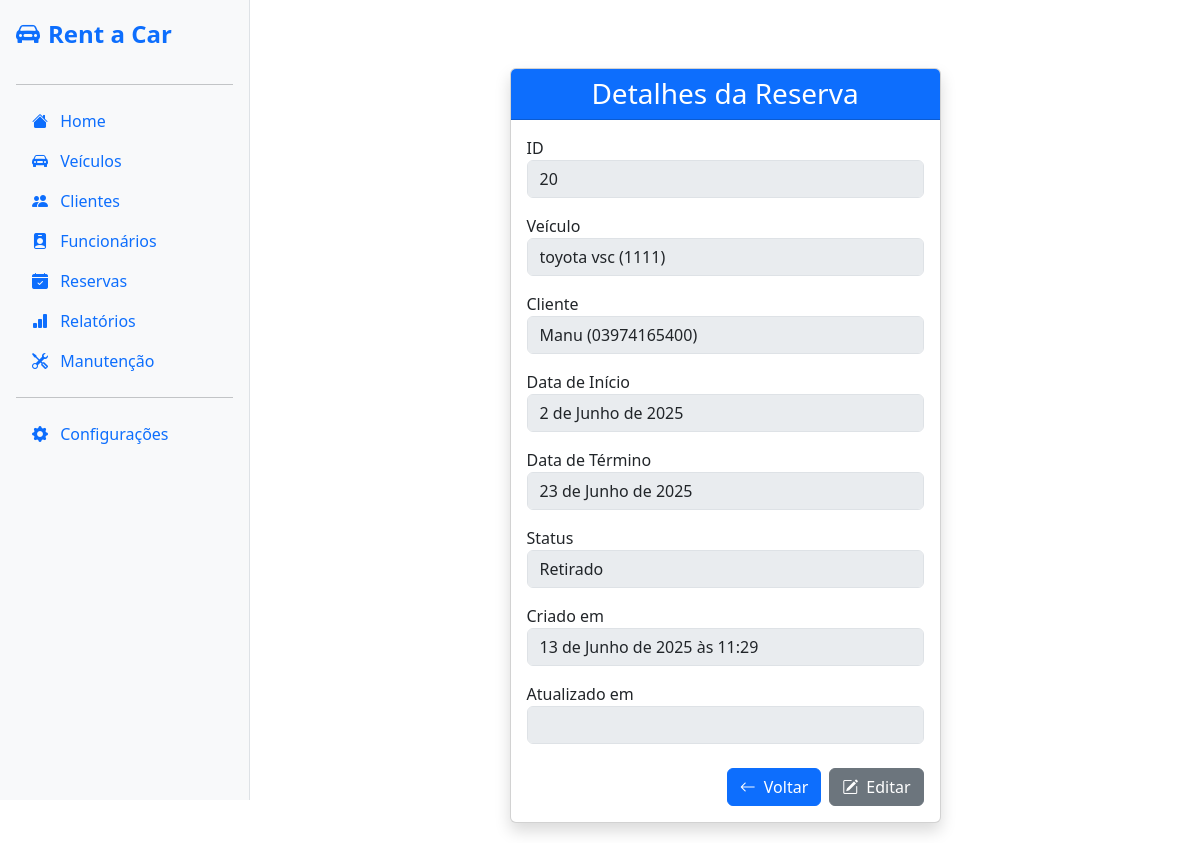
The app's page /reservation/20/, older data.
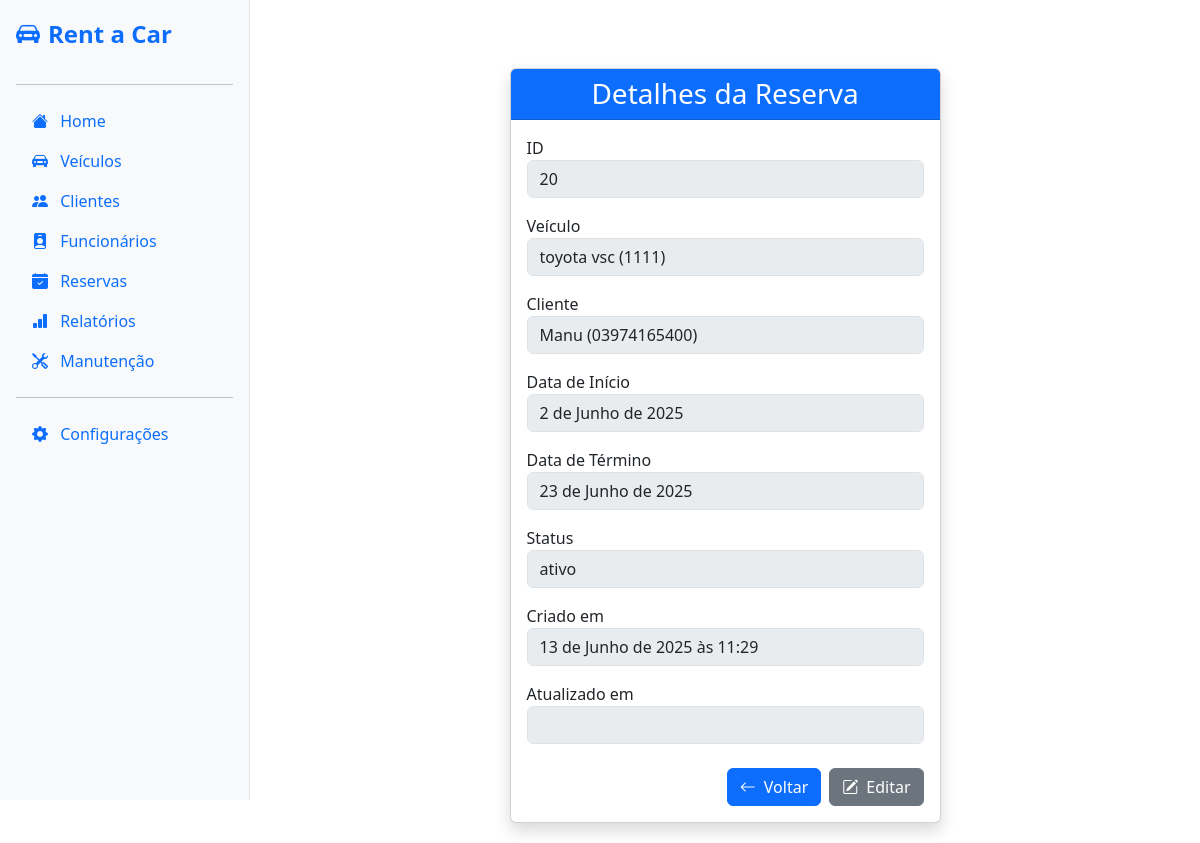
The same page, newer data.
### reservation/models.py (models this page shows)
class Reservation(models.Model):
    STATUS_CHOICES = [
        ('active', 'Ativo'),
        ('returned', 'Retornado'),
        ('canceled', 'Cancelado'),
        ('picked_up', 'Retirado'),
    ]
    status = models.CharField(
        max_length=20,
        choices=STATUS_CHOICES,
    )
    start_date = models.DateField()
    end_date = models.DateField()
    created_at = models.DateTimeField(auto_now_add=True)
    vehicle = models.ForeignKey(
        'vehicles.Vehicle',
        on_delete=models.PROTECT,
    )
    client = models.ForeignKey(
        'client.Client',
        on_delete=models.PROTECT,
    )
    pickup_mileage = models.IntegerField(null=True, blank=True)
    pickup_fuel_level = models.CharField(max_length=20, null=True, blank=True)
    pickup_damage_notes = models.TextField(blank=True, null=True)
    return_mileage = models.IntegerField(null=True, blank=True)
    return_fuel_level = models.CharField(max_length=20, null=True, blank=True)
    return_damage_notes = models.TextField(blank=True, null=True)

### vehicles/models.py (models this page shows)
class Vehicle(models.Model):
    vehicle_type = models.CharField(max_length=10, choices=VEHICLE_TYPE_CHOICES)
    brand = models.CharField(max_length=20, choices=VEHICLE_BRAND_CHOICES)
    model = models.CharField(max_length=50)
    year = models.IntegerField()
    color = models.CharField(max_length=20)
    km = models.IntegerField()
    status = models.CharField(max_length=20, choices=STATUS_CHOICES, default='available')
    description = models.TextField(blank=True, null=True)
    created_at = models.DateTimeField(auto_now_add=True)
    plate = models.CharField(max_length=10, unique=True, default='')
    vehicle_class = models.ForeignKey(VehicleClass, on_delete=models.PROTECT)
    image = models.ImageField(upload_to='vehicles/images/', blank=True, null=True)
    def __str__(self):
        return f"{self.brand} {self.model} ({self.year})"

### client/models.py (models this page shows, shortened)
class Client(models.Model):
    name = models.CharField(max_length=255, verbose_name="Nome")
    cpf = models.CharField(max_length=11, unique=True, verbose_name="CPF")
    email = models.EmailField(verbose_name="E-mail")
    address = models.TextField(blank=True, null=True, verbose_name="Endereço")
    phone = models.CharField(max_length=11, verbose_name="Telefone")
    active = models.BooleanField(default=True, verbose_name="Ativo")
    class Meta:
        verbose_name = "Cliente"
        verbose_name_plural = "Clientes"
    def __str__(self):
        return f"{self.name} ({self.cpf})"

### reservation/views.py (the view)
# urls.py: path('<int:id>/', views.reservation_detail, name='reservation_detail'),
def reservation_detail(request, id):
    reservation = get_object_or_404(Reservation, id=id)
    return render(request, 'reservations/reservation_detail.html', {'reservation': reservation})

### reservation/templates/reservations/reservation_detail.html (shortened to what this page needs)
{% extends "base/base.html" %} {% block content %}
<div class="container mt-5">
  <div class="row justify-content-center">
    <div class="col-md-8 col-lg-6">
      <div class="card shadow">
        <div class="card-header bg-primary text-white text-center">
          <h3 class="mb-0">Detalhes da Reserva</h3>
        </div>
        <div class="card-body">
          <form method="post">
            <div class="form-group mb-3">
              <label for="id">ID</label>
              <input
                type="text"
                class="form-control"
                id="id"
                value="{{ reservation.id }}"
                disabled
              />
            </div>
            <div class="form-group mb-3">
              <label for="vehicle">Veículo</label>
              <input
                type="text"
                class="form-control"
                id="vehicle"
                value="{{ reservation.vehicle }}"
                disabled
              />
            </div>
            <div class="form-group mb-3">
              <label for="client">Cliente</label>
              <input
                type="text"
                class="form-control"
                id="client"
                value="{{ reservation.client }}"
                disabled
              />
            </div>
            <div class="form-group mb-3">
              <label for="start_date">Data de Início</label>
              <input
                type="text"
                class="form-control"
                id="start_date"
                value="{{ reservation.start_date }}"
                disabled
              />
            </div>
            <div class="form-group mb-3">
              <label for="end_date">Data de Término</label>
              <input
                type="text"
                class="form-control"
                id="end_date"
                value="{{ reservation.end_date }}"
                disabled
              />
            </div>
            <div class="form-group mb-3">
              <label for="status">Status</label>
              <input
                type="text"
                class="form-control"
                id="status"
                value="{{ reservation.get_status_display }}"
                disabled
              />
            </div>
            <div class="form-group mb-3">
              <label for="created_at">Criado em</label>
              <input
                type="text"
                class="form-control"
                id="created_at"
                value="{{ reservation.created_at }}"
                disabled
              />
            </div>
            <div class="form-group mb-3">
              <label for="updated_at">Atualizado em</label>
              <input
                type="text"
                class="form-control"
                id="updated_at"
                value="{{ reservation.updated_at }}"
                disabled
              />
            </div>
            <div class="d-flex justify-content-end gap-2 mt-4">
              <a
                href="{% url 'list_reservations' %}"
                class="btn btn-primary d-flex align-items-center"
              >
                <i class="bi bi-arrow-left me-2"></i> Voltar
              </a>
              <a
                href="{% url 'update_reservation' reservation.id %}"
                class="btn btn-secondary d-flex align-items-center"
              >
                <i class="bi bi-pencil-square me-2"></i> Editar
              </a>
            </div>
          </form>
        </div>
      </div>
    </div>
  </div>
</div>
{% endblock %}

Row changes from the older to the newer data that the page shows:
changed Reservation "toyota vsc (1111)": status "Retirado" → "ativo"
